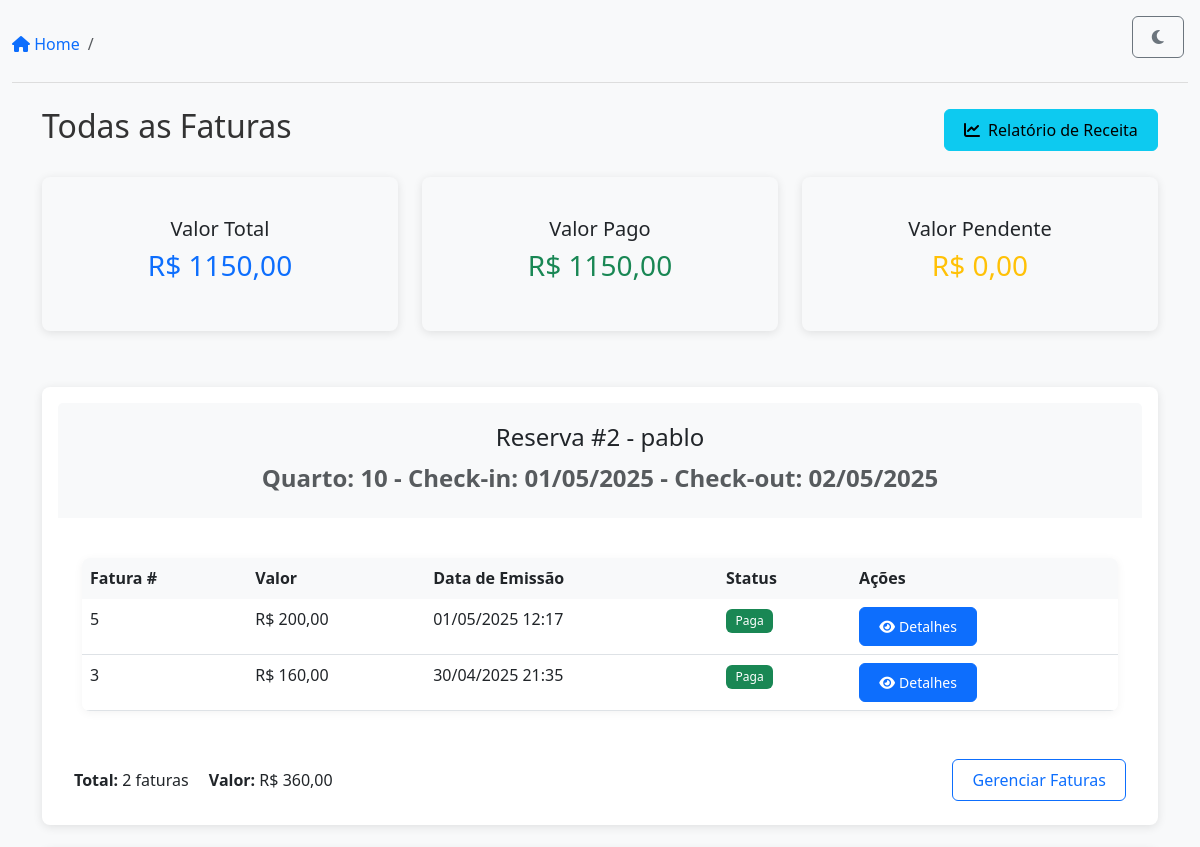
Page /finance/all-invoices/ (signed in, upper part) on the earlier database version.
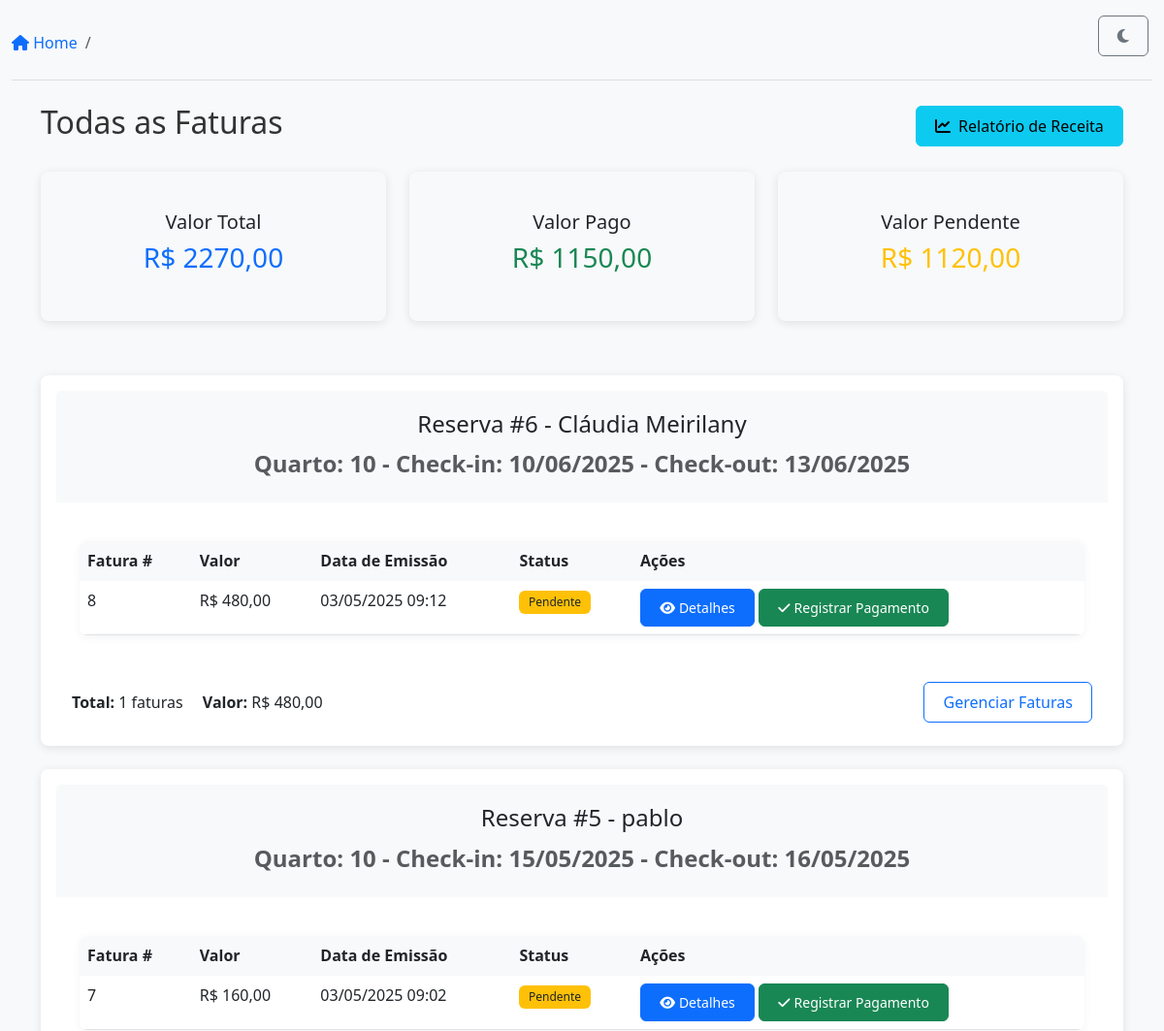
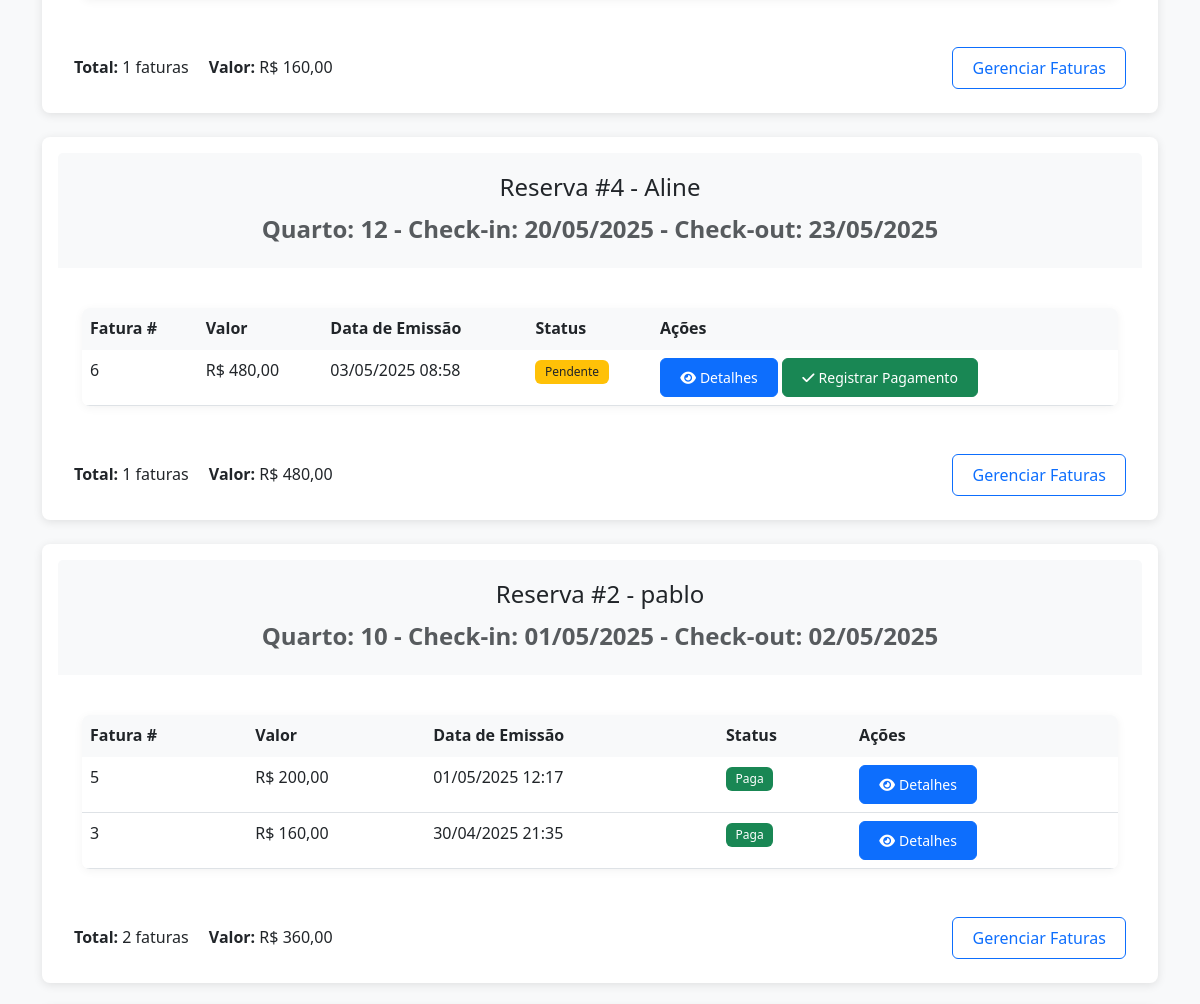
Same page on the later database version (2 pictures, top to bottom).
### apps/reservations/models.py (models this page shows, shortened)
class Reservation(models.Model):
    STATUS_CHOICES = [
        ('pending', 'Pending'),
        ('confirmed', 'Confirmed'),
        ('cancelled', 'Cancelled'),
        ('checked_in', 'Checked In'),   # Status adicionado
        ('checked_out', 'Checked Out'), # Status adicionado
    ]
    guest_name = models.CharField(max_length=255)
    guest_email = models.EmailField(blank=True, null=True)
    room = models.ForeignKey('rooms.Room', on_delete=models.CASCADE)
    check_in_date = models.DateField()
    check_out_date = models.DateField()
    status = models.CharField(max_length=12, choices=STATUS_CHOICES, default='pending')  # Aumentei max_length para acomodar 'checked_out'
    notes = models.TextField(blank=True, null=True)
    checked_in = models.BooleanField(default=False)
    checked_out = models.BooleanField(default=False)
    check_in_time = models.DateTimeField(null=True, blank=True)
    check_out_time = models.DateTimeField(null=True, blank=True)
    created_at = models.DateTimeField(auto_now_add=True)
    updated_at = models.DateTimeField(auto_now=True)

### apps/rooms/models.py (models this page shows, shortened)
class Room(models.Model):
    ROOM_TYPES = [
        ('single', 'Single'),
        ('double', 'Double'),
        ('suite', 'Suite'),
    ]
    number = models.CharField(max_length=10, unique=True)
    room_type = models.CharField(max_length=10, choices=ROOM_TYPES)
    status = models.CharField(max_length=20, default='clean')
    description = models.TextField(blank=True, null=True)
    created_at = models.DateTimeField(auto_now_add=True)
    updated_at = models.DateTimeField(auto_now=True)

### apps/finance/models.py (models this page shows, shortened)
class Invoice(models.Model):
    reservation = models.ForeignKey('reservations.Reservation', on_delete=models.CASCADE, related_name='invoices')
    amount = models.DecimalField(max_digits=10, decimal_places=2)
    issued_at = models.DateTimeField(auto_now_add=True)
    paid = models.BooleanField(default=False)
    discount = models.DecimalField(max_digits=10, decimal_places=2, default=0, verbose_name="Desconto")

### apps/finance/views.py (the view)
# urls.py: path('all-invoices/', views.list_all_invoices_view, name='all_invoices'),
@login_required
def list_all_invoices_view(request):
    invoices = Invoice.objects.all().order_by('-issued_at')
    reservations = {}
    for invoice in invoices:
        if invoice.reservation_id not in reservations:
            reservations[invoice.reservation_id] = {
                'reservation': invoice.reservation,
                'invoices': [],
                'total_amount': 0  # Inicializa o total
            }
        reservations[invoice.reservation_id]['invoices'].append(invoice)
        reservations[invoice.reservation_id]['total_amount'] += float(invoice.amount)
    context = {
        'reservations': reservations.values(),
        'total_value': sum(float(invoice.amount) for invoice in invoices),
        'total_paid': sum(float(invoice.amount) for invoice in invoices if invoice.paid),
        'total_pending': sum(float(invoice.amount) for invoice in invoices if not invoice.paid),
    }
    return render(request, 'finance/all_invoices.html', context)

### templates/finance/all_invoices.html (shortened to what the changed rows need)
{% extends 'base.html' %}
{% block content %}
<div class="container mt-4">
    <div class="d-flex justify-content-between align-items-center mb-4">
        <h2>Todas as Faturas</h2>
    </div>
    <div class="row mb-4">
        <div class="col-md-4">
            <div class="card bg-light">
                <div class="card-body text-center">
                    <h5 class="card-title">Valor Total</h5>
                    <h3 class="text-primary">R$ {{ total_value|floatformat:2 }}</h3>
                </div>
            </div>
        </div>
        <div class="col-md-4">
            <div class="card bg-light">
                <div class="card-body text-center">
                    <h5 class="card-title">Valor Pendente</h5>
                    <h3 class="text-warning">R$ {{ total_pending|floatformat:2 }}</h3>
                </div>
            </div>
        </div>
    </div>
    {% for reservation_data in reservations %}
        <div class="card mb-4">
            <div class="card-header bg-light">
                <h4>Reserva #{{ reservation_data.reservation.id }} - {{ reservation_data.reservation.guest_name }}</h4>
                <p class="text-muted mb-0">
                    Quarto: {{ reservation_data.reservation.room.number }} -
                    Check-in: {{ reservation_data.reservation.check_in_date|date:"d/m/Y" }} -
                    Check-out: {{ reservation_data.reservation.check_out_date|date:"d/m/Y" }}
                </p>
            </div>
            <div class="card-body">
                <table class="table">
                    <thead>
                        <tr>
                            <th>Fatura #</th>
                            <th>Valor</th>
                            <th>Data de Emissão</th>
                            <th>Status</th>
                            <th>Ações</th>
                        </tr>
                    </thead>
                    <tbody>
                        {% for invoice in reservation_data.invoices %}
                        <tr>
                            <td>{{ invoice.id }}</td>
                            <td>R$ {{ invoice.amount|floatformat:2 }}</td>
                            <td>{{ invoice.issued_at|date:"d/m/Y H:i" }}</td>
                            <td>
                                {% if invoice.paid %}
                                    <span class="badge bg-success">Paga</span>
                                {% else %}
                                    <span class="badge bg-warning text-dark">Pendente</span>
                                {% endif %}
                            </td>
                            <td>
                                <a href="{% url 'finance:reservation_invoices' reservation_data.reservation.id %}" class="btn btn-sm btn-primary">
                                    <i class="fas fa-eye me-1"></i>Detalhes
                                </a>
                                {% if not invoice.paid %}
                                <form method="post" action="{% url 'finance:mark_invoice_paid' invoice.id %}" class="d-inline">
                                    <button type="submit" class="btn btn-sm btn-success">
                                        <i class="fas fa-check me-1"></i>Registrar Pagamento
                                    </button>
                                </form>
                                {% endif %}
                            </td>
                        </tr>
                        {% endfor %}
                    </tbody>
                </table>
            </div>
            <div class="card-footer">
                <div class="d-flex justify-content-between align-items-center">
                    <div>
                        <span class="me-3">
                            <strong>Total:</strong> {{ reservation_data.invoices|length }} faturas
                        </span>
                        <span class="me-3">
                            <strong>Valor:</strong> R$ {{ reservation_data.total_amount|floatformat:2 }}
                        </span>
                    </div>
                    <a href="{% url 'finance:reservation_invoices' reservation_data.reservation.id %}" class="btn btn-outline-primary">
                        Gerenciar Faturas
                    </a>
                </div>
            </div>
        </div>
    {% empty %}
        <div class="alert alert-info">
            <i class="fas fa-info-circle me-2"></i> Nenhuma fatura encontrada no sistema.
        </div>
    {% endfor %}
</div>
{% endblock %}

Differences in the rows shown:
added Reservation: reservation.id "6", reservation.guest_name "Cláudia Meirilany", reservation.room.number "10", reservation.check_in_date "10/06/2025", reservation.check_out_date "13/06/2025", invoices|length "1", total_amount "480,00"
added Invoice: id "8", amount "480,00", issued_at "03/05/2025 09:12", paid "Pendente", shown under "6"
added Reservation: reservation.id "5", reservation.guest_name "pablo", reservation.room.number "10", reservation.check_in_date "15/05/2025", reservation.check_out_date "16/05/2025", invoices|length "1", total_amount "160,00"
added Invoice: id "7", amount "160,00", issued_at "03/05/2025 09:02", paid "Pendente", shown under "5"
added Reservation: reservation.id "4", reservation.guest_name "Aline", reservation.room.number "12", reservation.check_in_date "20/05/2025", reservation.check_out_date "23/05/2025", invoices|length "1", total_amount "480,00"
added Invoice: id "6", amount "480,00", issued_at "03/05/2025 08:58", paid "Pendente", shown under "4"
Other differences:
{{ total_value|floatformat:2 }}: "1150,00" → "2270,00"
{{ total_pending|floatformat:2 }}: "0,00" → "1120,00"
